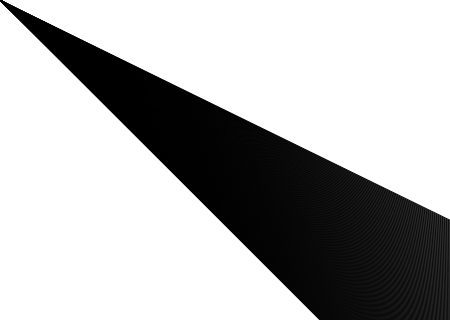
Frame 1 (no input)
Frame 60 (the mouse pressed at the canvas centre just before this capture): identical to frame 1, image omitted
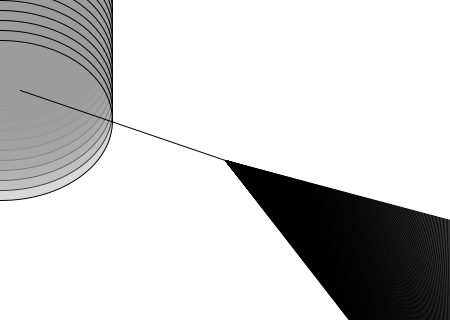
Frame 120 (the mouse held since frame 60 and released just before this capture)

The Processing sketch that drew these frames (run headless with seeded random() and noise(); from frame 60 on, the mouse is pressed at the canvas centre):

// Processing sketch: processing_28454
// ── processing_28454.pde

// Daria Kovacs_Mut_Angst

void setup() { // Groessen, die immer vorhanden und bleiben
size (450, 320);
}

void draw() {
  background(255);

  for(int y = 220; y <= 450; y = y + 1){ 
   fill(55, 50);
   line(450, y, mouseX, mouseY);  
  }
    for(int x = -200; x <= 120; x = x + 10){ 
   fill(155, 100); 
   ellipse(0, x, mouseX, mouseY);      
  } 

  if (mousePressed) {
    // zeichne eine ellipse an der Mausposition
    line (mouseX, mouseY,20, 90);
  }  

}
